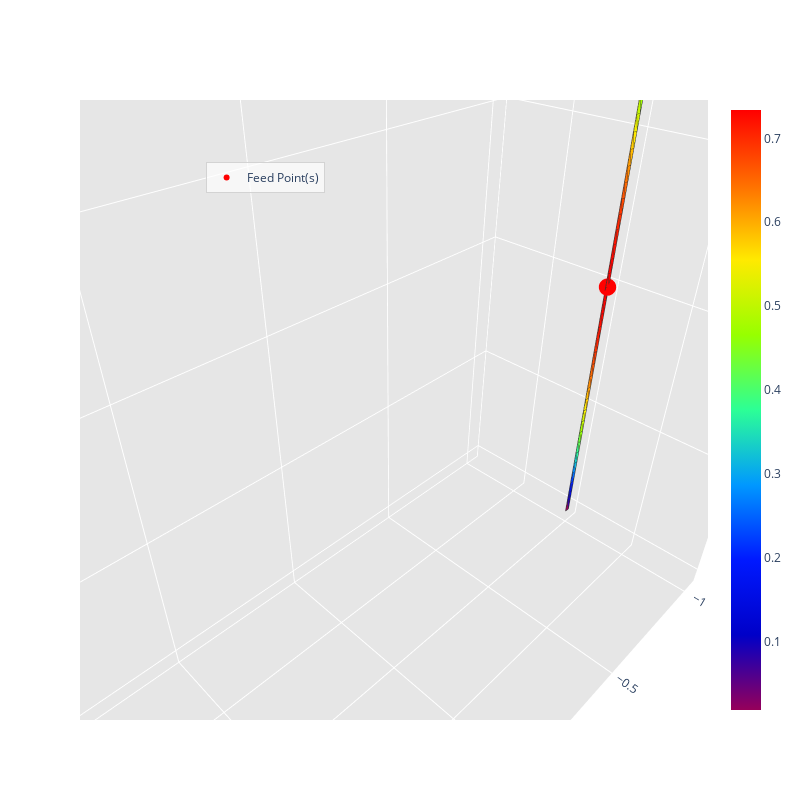

The cell this chart's notebook holds for it:
### Code cell
# Mesure du temps de début
start_time = time.time()

feed_point = np.array([[-1, 0, 0],
                      [1, 0, 0]])
frequency = 75e6

radiation_algorithm(filename_mesh, frequency, feed_point, simulate_array_antenna=True)

elapsed_time = time.time() - start_time
print(f"Temps écoulé pour le traitement de l'antenne étudiée : {elapsed_time:.6f} secondes")
print('\n')

### Figure 1 — Plotly figure (JSON) as saved in the notebook; plotly's stock layout.template omitted (floating-point values rounded to 4 significant figures; data arrays with more than 128 entries replaced by an {"elided": "..."} marker saying what was removed)
{"data": [{"facecolor": {"elided": "160 str values"}, "i": {"elided": "160 int values"}, "j": {"elided": "160 int values"}, "k": {"elided": "160 int values"}, "name": "", "type": "mesh3d", "x": {"elided": "164 float values"}, "y": {"elided": "164 float values"}, "z": {"elided": "164 float values"}}, {"line": {"color": "rgb(50, 50, 50)", "width": 1.5}, "mode": "lines", "showlegend": false, "type": "scatter3d", "x": {"elided": "800 float values"}, "y": {"elided": "800 int values"}, "z": {"elided": "800 float values"}}, {"hoverinfo": "none", "marker": {"color": [0.01809, 0.7338], "colorscale": [[0, "rgb(150, 0, 90)"], [0.125, "rgb(0, 0, 200)"], [0.25, "rgb(0, 25, 255)"], [0.375, "rgb(0, 152, 255)"], [0.5, "rgb(44, 255, 150)"], [0.625, "rgb(151, 255, 0)"], [0.75, "rgb(255, 234, 0)"], [0.875, "rgb(255, 111, 0)"], [1, "rgb(255, 0, 0)"]], "showscale": true, "size": 0.1}, "mode": "markers", "showlegend": false, "type": "scatter3d", "x": [-1.01], "y": [0.0], "z": [-1.0]}, {"marker": {"color": "red", "size": 6, "symbol": "circle"}, "mode": "markers+text", "name": "Feed Point(s)", "type": "scatter3d", "x": [-1, 1], "y": [0, 0], "z": [0, 0]}], "layout": {"height": 800, "legend": {"bgcolor": "rgba(255,255,255,0.7)", "bordercolor": "lightgray", "borderwidth": 1, "x": 0.2, "xanchor": "left", "y": 0.9, "yanchor": "top"}, "scene": {"aspectratio": {"x": 1, "y": 0, "z": 0.3}, "camera": {"eye": {"x": 0.65, "y": 0.65, "z": 0.65}}, "xaxis": {"backgroundcolor": "rgb(230, 230, 230)", "gridcolor": "rgb(255, 255, 255)", "showbackground": true, "zerolinecolor": "rgb(255, 255, 255)"}, "yaxis": {"backgroundcolor": "rgb(230, 230, 230)", "gridcolor": "rgb(255, 255, 255)", "showbackground": true, "zerolinecolor": "rgb(255, 255, 255)"}, "zaxis": {"backgroundcolor": "rgb(230, 230, 230)", "gridcolor": "rgb(255, 255, 255)", "showbackground": true, "zerolinecolor": "rgb(255, 255, 255)"}}, "title": {"text": ""}, "width": 800}}
